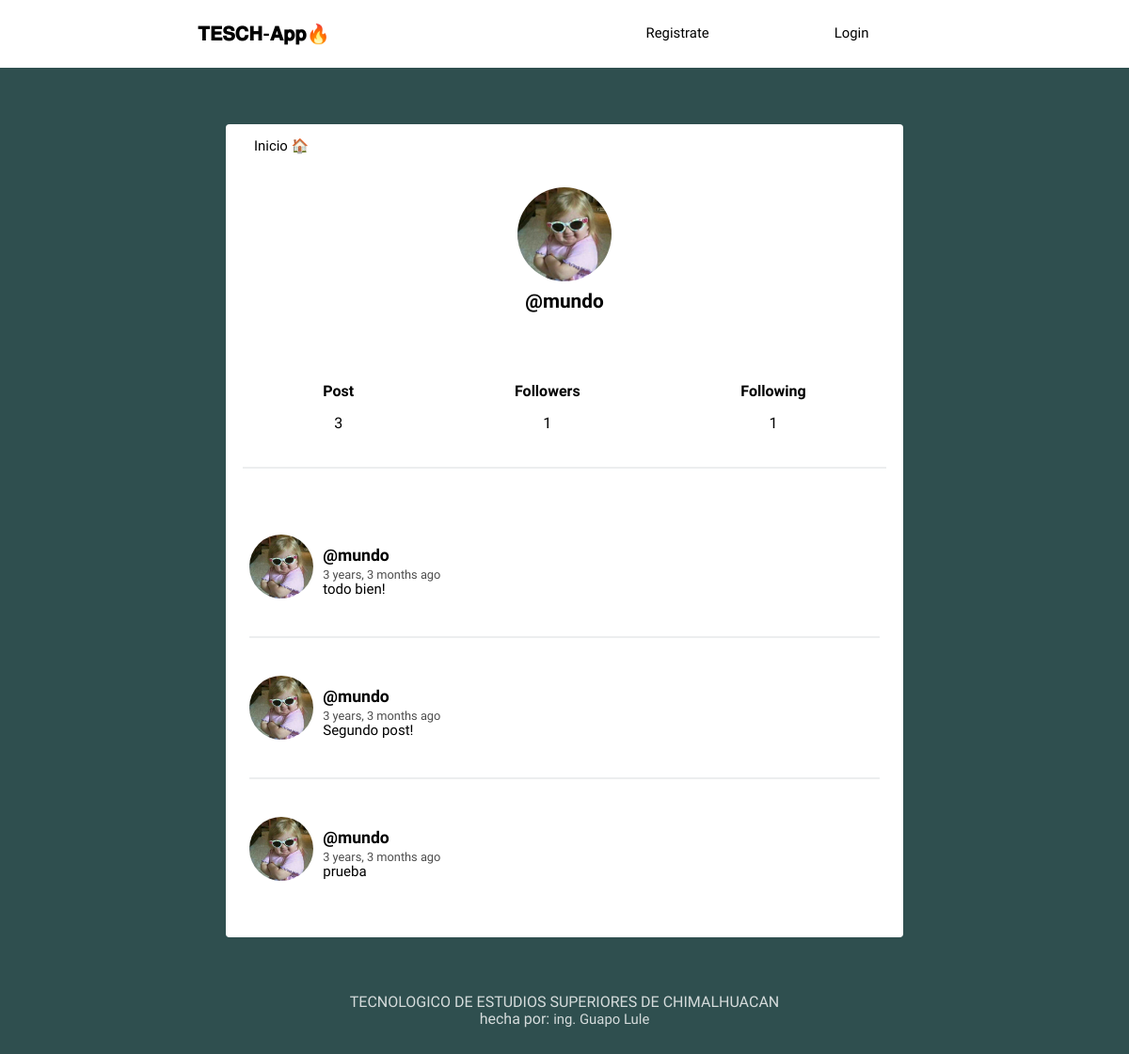
Screenshot of /profile/mundo/ with the database file from the repository.
### social/models.py (models this page shows, shortened)
class Profile(models.Model):
	user = models.OneToOneField(User, on_delete=models.CASCADE)
	image = models.ImageField(default='batman.png')
	def following(self):
		user_ids = Relationship.objects.filter(from_user=self.user)\
								.values_list('to_user_id', flat=True)
		return User.objects.filter(id__in=user_ids)
	def followers(self):
		user_ids = Relationship.objects.filter(to_user=self.user)\
								.values_list('from_user_id', flat=True)
		return User.objects.filter(id__in=user_ids)

class Post(models.Model):
	user = models.ForeignKey(User, on_delete=models.CASCADE, related_name='posts')
	timestamp = models.DateTimeField(default=timezone.now)
	content = models.TextField()
	class Meta:
		ordering = ['-timestamp']

### social/views.py (the view)
# urls.py: path('profile/', views.profile, name='profile'),
def profile(request, username=None):
	current_user = request.user
	if username and username != current_user.username:
		user = User.objects.get(username=username)
		posts = user.posts.all()
	else:
		posts = current_user.posts.all()
		user = current_user
	return render(request, 'social/profile.html', {'user':user, 'posts':posts})

### social/templates/social/profile.html (shortened to what this page needs)
{% extends 'social/feed.html' %}
{% block content %}
<div class="profile">
	<img src="{{ user.profile.image.url }}">
	<h2>@{{ user.username }}</h2>
</div>
<div class="follow">
	<div>
		<h5>Post</h5>
		<p>{{ user.posts.count }}</p>
	</div>
	<div>
		<h5>Followers</h5>
		<p>{{ user.profile.followers.count }}</p>
	</div>
	<div>
		<h5>Following</h5>
		<p>{{ user.profile.following.count }}</p>
	</div>
</div>
{{ block.super }}
{% endblock %}

### social/templates/social/feed.html (shortened to what this page needs)
{% extends 'social/layout.html' %}
{% load humanize %}
{% block content %}
{% for post in posts %}
<article>
    <div class="container-article">
        <img src="{{ post.user.profile.image.url }}">
        <div>
            <h2 class="username"><a href="{% url 'profile' post.user.username %}">@{{ post.user.username }}</a></h2>
            <time data-time="#">{{ post.timestamp|naturaltime }}</time>
            <div class="post">{{ post.content }}</div>
        </div>
    </div>
</article>
{% endfor %}
{% endblock %}

### social/static/style.css (style rules this page uses)
body { background: #2F4F4F; font-size: 62.5%; font-family: 'Varela Round', Helvetica, Arial, serif; }
h5 { font-size: 1rem; margin-bottom: 0; }
p { font-size: 1rem; }
img { object-fit: cover; }
a { font-size: .93rem; text-decoration: none; color: black; }
article { width: 93%; margin: auto; padding: 40px 0; border-bottom: 2px solid #ECEEEF; }
.username { margin-bottom: .2rem; }
.username a { font-size: 1.1rem; }
.container-article { display: flex; }
.container-article img { height: 68px; width: 68px; margin-right: 10px; border-radius: 50%; }
article:last-child { border-bottom: 0; }
time { font-size: .8rem; opacity: .7; }
.post { font-size: .94rem; }
.profile { display: flex; align-items: center; flex-direction: column; }
.profile img { height: 100px; width: 100px; margin-right: 10px; border-radius: 50%; margin: 20px; }
.profile h2 { margin-top: -10px; font-size: 1.3rem; }
.follow { display: flex; width: 95%; justify-content: space-around; margin: 30px auto; text-align: center; border-bottom: 2px solid #ECEEEF; padding-bottom: 20px; }

### rows the page displays
Post: user.profile.image (picture), user.username "mundo", timestamp "3 years, 3 months ago", content "todo bien!"
Post: user.profile.image (picture), user.username "mundo", timestamp "3 years, 3 months ago", content "Segundo post!"
Post: user.profile.image (picture), user.username "mundo", timestamp "3 years, 3 months ago", content "prueba"

### other values shown
{{ user.username }} "mundo"
{{ user.posts.count }} "3"
{{ user.profile.followers.count }} "1"
{{ user.profile.following.count }} "1"
